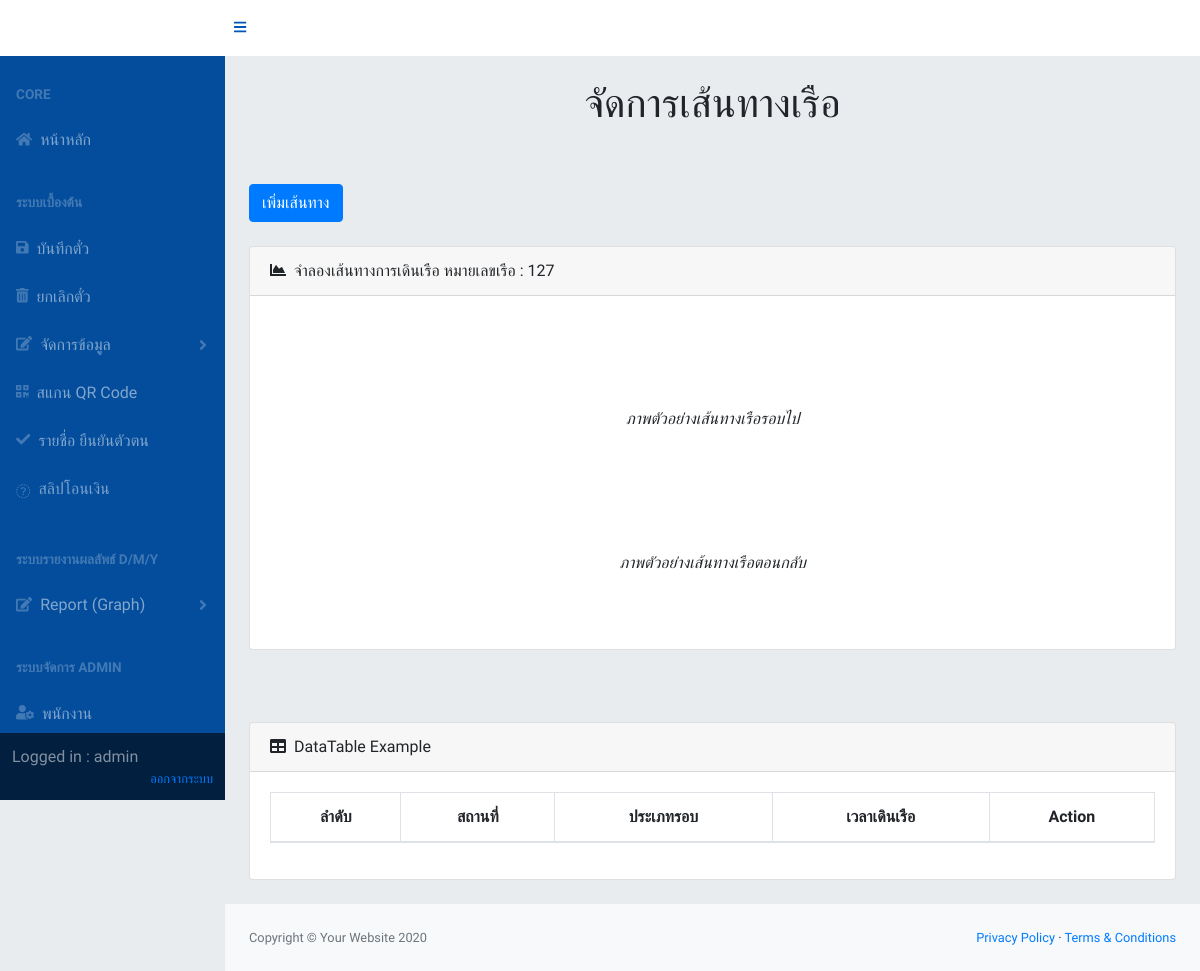
The app's page /boatSchedule.php?btnBoat=127 (signed in), older data.
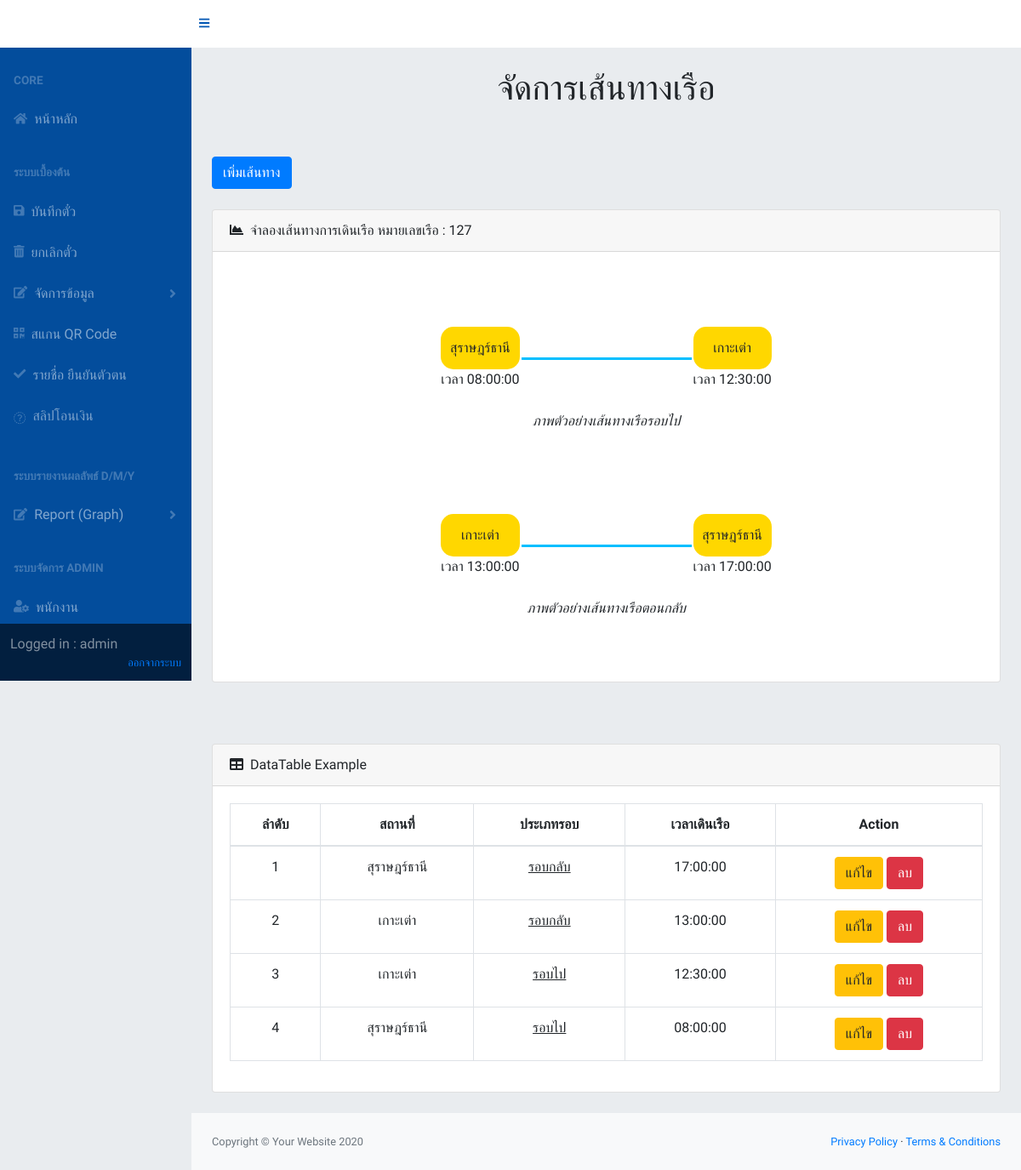
The same page, newer data.
### tables this page shows
CREATE TABLE `boat_schedule` (
  `boat_schedule_id` int(6) NOT NULL,
  `location_id` int(3) NOT NULL,
  `boat_number` int(6) NOT NULL,
  `start_time` time DEFAULT NULL,
  `return_time` time DEFAULT NULL
);

CREATE TABLE `location` (
  `location_id` int(3) NOT NULL,
  `location_name` varchar(20) NOT NULL
);

### controller/database.php (called while the page is built, shortened)
<?php
class Database
{
    private $pdo;
    public function __construct($host, $dbname, $username, $password)
    {
        try {
            $this->pdo = new PDO('mysql:host=' . $host . ';dbname=' . $dbname . ';charset=utf8', $username, $password);
        } catch (PDOException $e) {
            echo $e->getMessage();
        }
    }
    public function select($show)
    {
        try{
            $stmt = $this->pdo->prepare($show);
            $stmt->execute();
            $data = $stmt->fetchAll();
            return $data;
        }catch(PDOException $e){
            return $e->getMessage();
        }
    }
}

### boatSchedule.php (the view, shortened to what the changed rows need)
<?php
require 'controller/database.php';
$boatNumber = $_GET['btnBoat'];
$database = new database(IP, DBNAME, USER, PASS);
require 'header.php';
?>
<?php
require 'navbar.php';
?>
<div id="layoutSidenav_content">
    <main>
        <div class="container-fluid">
            <h1 class="mt-4">
                <center>จัดการเส้นทางเรือ</center>
            </h1>
            <br><br>
            <br><br>
            <div class="card mb-4">
                <div class="card-body" style="overflow: auto;margin:30px"><canvas id="myAreaChart" width="100%" height="30"></canvas>
                    <center>
                        <table border="0" id='tableScheduleStart'>
                            <?php
                            try {
                                $boatSchedule = $database->select('SELECT * from boat_schedule join location on location.location_id = boat_schedule.location_id
                                where boat_number = ' . $boatNumber . ' AND start_time is not null order by boat_schedule_id asc');
                            } catch (Exception $err) {
                                echo "<script>alert('เกิดข้อผิดพลาด')</script>";
                            }
                            echo "<tr>";
                            for ($i = 0; $i < count($boatSchedule); $i++) {
                                if ($i > 0) {
                                    echo "<td>
                                    <hr width='200px'>
                                </td>";
                                }
                                echo "<td><div id='contrainerBox'>
                                <div id='contend'>" . $boatSchedule[$i]['location_name'] . "</div>
                                <div>เวลา " . $boatSchedule[$i]['start_time'] . "</div>
                            </div></td>";
                            }
                            echo  "</tr>";
                            $boatSchedule = null;
                            ?>
                        </table>
                        <br>
                        <br> <br><br><br><br>
                        <table border="0" id='tableScheduleReturn'>
                            <?php
                            try {
                                $boatSchedule = $database->select('SELECT * from boat_schedule join location on location.location_id = boat_schedule.location_id
                                    where boat_number = ' . $boatNumber . ' AND return_time is not null order by boat_schedule_id asc');
                            } catch (Exception $err) {
                                echo "<script>alert('เกิดข้อผิดพลาด')</script>";
                            }
                            echo "<tr>";
                            for ($i = 0; $i < count($boatSchedule); $i++) {
                                if ($i > 0) {
                                    echo "<td>
                                        <hr width='200px'>
                                    </td>";
                                }
                                echo "<td><div id='contrainerBox'>
                                    <div id='contend'>" . $boatSchedule[$i]['location_name'] . "</div>
                                    <div>เวลา " . $boatSchedule[$i]['return_time'] . "</div>
                                </div></td>";
                            }
                            echo  "</tr>";
                            ?>
                        </table>
                        <br>
                    </center>
                    <br>
                </div>
            </div>
            <br><br>
            <div class="card mb-4">
                <div class="card-body">
                    <div class="table-responsive">
                        <table class="table table-bordered" style="text-align: center;" id="dataTable-employee" width="100%" cellspacing="0">
                            <thead>
                                <tr>
                                    <th>ลำดับ</th>
                                    <th>สถานที่</th>
                                    <th>ประเภทรอบ</th>
                                    <th>เวลาเดินเรือ</th>
                                    <th>Action</th>
                                </tr>
                            </thead>
                            <tbody id="table-ticket-edit">
                                <?php
                                $boatSchedule = $database->select('SELECT * from boat_schedule join location on location.location_id = boat_schedule.location_id
                                where boat_number = ' . $boatNumber . ' order by boat_schedule_id desc');
                                for ($i = 0; $i < count($boatSchedule); $i++) {
                                    if ($boatSchedule[$i]['start_time'] != null) {
                                        $aroundType = 'รอบไป';
                                        $time = $boatSchedule[$i]['start_time'];
                                    } else {
                                        $aroundType = 'รอบกลับ';
                                        $time = $boatSchedule[$i]['return_time'];
                                    }
                                    echo "<tr>";
                                    echo "<td>" . ($i + 1) . "</td>";
                                    echo "<td>" . $boatSchedule[$i]['location_name'] . "</td>";
                                    echo "<td><u>" . $aroundType . "</u></td>";
                                    echo "<td>" . $time . "</td>";
                                    echo "<td><button onclick='getModalEditBoatSchedule(" . $boatSchedule[$i]['boat_schedule_id'] . ")' class='btn btn-warning'>แก้ไข</button> "
                                        . "<button onclick='setDelectBoatSchedule(" . $boatSchedule[$i]['boat_schedule_id'] . ")' class='btn btn-danger'>ลบ</button></td> ";
                                }
                                ?>
                            </tbody>
                        </table>
                    </div>
                </div>
            </div>
    </main>
    <?php
    require 'footer.php';
    ?>

Row changes from the older to the newer data that the page shows:
added boat_schedule: location.location_name "สุราษฎร์ธานี", start_time "08:00:00", start_time "รอบไป"
added boat_schedule: location.location_name "เกาะเต่า", start_time "12:30:00", start_time "รอบไป"
added boat_schedule: location.location_name "เกาะเต่า", return_time "13:00:00", start_time "รอบกลับ"
added boat_schedule: location.location_name "สุราษฎร์ธานี", return_time "17:00:00", start_time "รอบกลับ"
